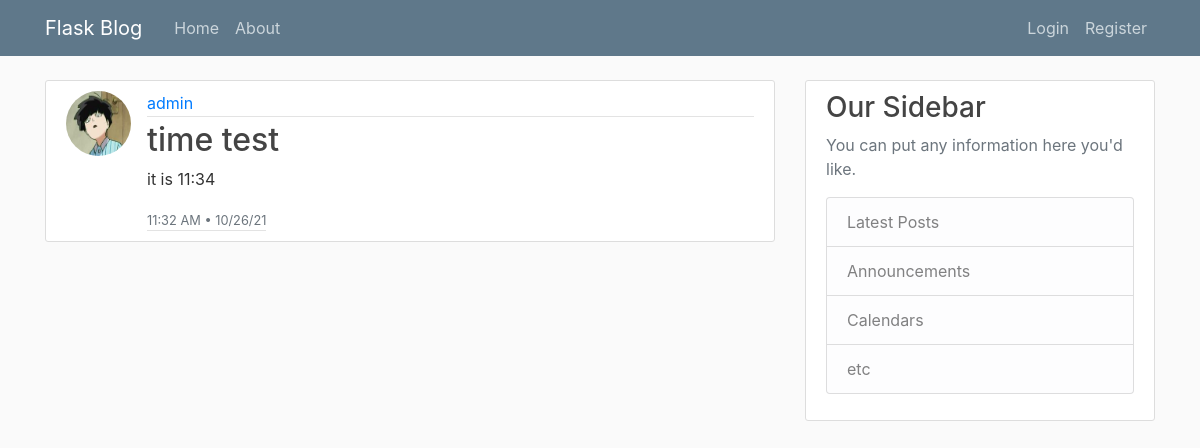
Page /post/7 on the committed database.
### main/models.py (models this page shows, shortened)
class User(db.Model, UserMixin):
    id = db.Column(db.Integer, primary_key=True)
    username = db.Column(db.String(20), unique=True, nullable=False)
    email = db.Column(db.String(120), unique=True, nullable=False)
    image_file = db.Column(db.String(20), nullable=False, default='default.jpg')
    password = db.Column(db.String(60), nullable=False)
    posts = db.relationship('Post', backref='author', lazy=True)

class Post(db.Model):
    id = db.Column(db.Integer, primary_key=True)
    title = db.Column(db.String(100), nullable=False)
    date_posted = db.Column(db.DateTime, nullable=False, default=utc_to_local(datetime.utcnow()))
    content = db.Column(db.Text, nullable=False)
    user_id = db.Column(db.Integer, db.ForeignKey('user.id'), nullable=False)

### main/routes.py (the view)
@app.route("/post/<int:post_id>")
def post(post_id):
    post = Post.query.get_or_404(post_id)
    return render_template('post.html', title=post.title, post=post)

### main/templates/post.html (shortened to what this page needs)
{% extends "layout.html" %}
{% block content %}
    <article class="media content-section">
        <img class="rounded-circle article-img" src="{{ url_for('static', filename='profile_pics/' + post.author.image_file) }}">
      <div class="media-body">
        <div class="article-metadata">
          <a class="mr-2" href="{{ url_for('user_posts', username=post.author.username) }}">{{ post.author.username }}</a>
        </div>
        <h2 class="article-title">{{ post.title }}</h2>
        <p class="article-content">{{ post.content }}</p>
          <dive class="article-metadata">
              <small class="text-muted">{{ post.date_posted.strftime('%-I:%M %p • %m/%d/%y') }}</small>
          </dive>
      </div>
    </article>
{% endblock content %}

### main/static/main.css (style rules this page uses)
body { background: #fafafa; color: #333333; margin-top: 5rem; }
h1, h2, h3, h4, h5, h6 { color: #444444; }
.content-section { background: #ffffff; padding: 10px 20px; border: 1px solid #dddddd; border-radius: 3px; margin-bottom: 20px; }
.article-title { color: #444444; }
.article-content { white-space: pre-line; }
.article-img { height: 65px; width: 65px; margin-right: 16px; }
.article-metadata { padding-bottom: 1px; margin-bottom: 4px; border-bottom: 1px solid #e3e3e3 }

### rows in the picture
User: image_file (picture), author.username "admin"
Post: title "time test", content "it is 11:34", date_posted "11:32 AM • 10/26/21"
